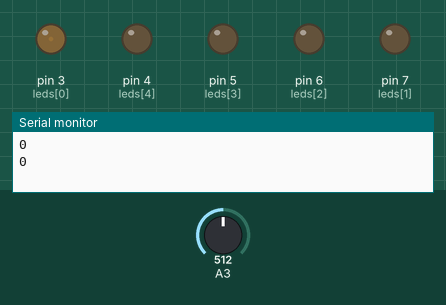
A sketch run on a simulated Arduino Uno, built with avr-gcc and run on an emulated ATmega328P. Parts: output pins drawn as LEDs (lit = HIGH), the last lines printed to the serial monitor. Inputs (shaded band) come from the test bench; at power-on: A3 = 512.

Above: at 0.05 s.
At 0.95 s:
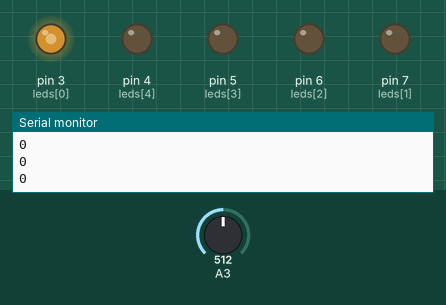
At 1.4 s:
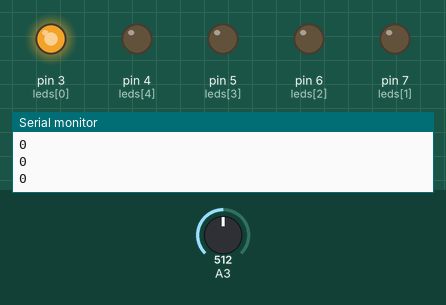
At 2.75 s:
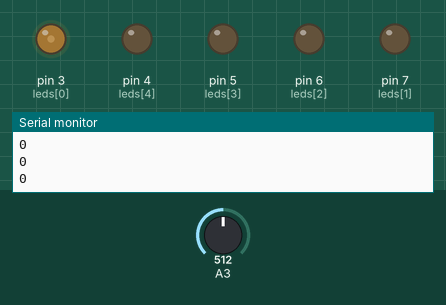
Timing chart, 0 to 7.1 s (numbered marks = the images above):
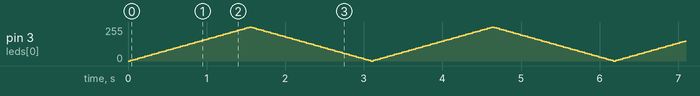

The sketch:

distanceAnimation.ino
```cpp
int leds[] = {
  3, 7, 6, 5, 4};
int numLEDs = 5;
int currBlink = 0;
int prevPos = 0;

// home green LED is 4
// first red is 8

void setup()
{
  // start with everything off
  for(int i=0; i<=numLEDs; i++)
  {
    pinMode(leds[i], OUTPUT);
    digitalWrite(leds[i], LOW);
  }

  Serial.begin(9600);
}

int j =0;
int fadeValue = 0;
int fadeDirection = 5;
void loop()
{
  // read in test signal
  int sensorValue = analogRead(A3);
  // convert to 5 point scale
  int pos = map(sensorValue, 0, 1023, 0, 6);

  pos = 0;
  Serial.println(pos);

  // simulate distance to destination
  if(pos > 0) {
    if(pos < 6){
    for(int i=0; i<=numLEDs-1; i++)
    {
      digitalWrite(leds[i], LOW);
    }

    for(int i=0; i<pos-1; i++){
      digitalWrite(leds[i], HIGH);
    }
    digitalWrite(leds[pos-1], HIGH);
    delay(300);
    digitalWrite(leds[pos-1], LOW);
    delay(300);
    j++;
    if(j>50) j=0;
    }
    else {
      for(int i=0; i<=numLEDs-1; i++)
    {
      digitalWrite(leds[i], HIGH);
    }
    }
  }
  // simulate standby
  else {
    // fade centre from min to max in increments of 5 points:
    analogWrite(leds[0], fadeValue);

    fadeValue += fadeDirection;
    if(fadeValue > 250 || fadeValue < 5)
      fadeDirection = -1*fadeDirection;


    delay(30);
  }

}
```
